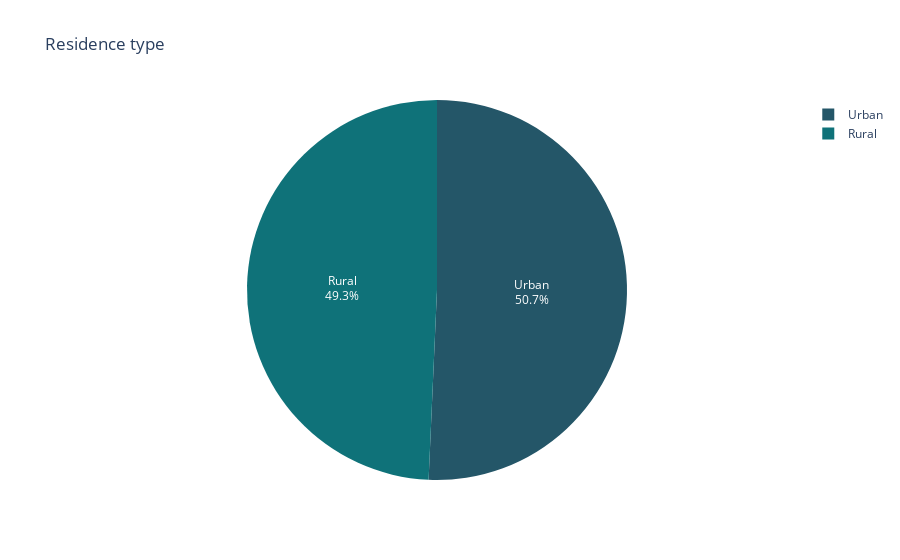

The cell this chart's notebook holds for it:
### Code cell
Residence_types = dict(df['Residence_type'].value_counts())
fig = px.pie(names = Residence_types.keys(),values = Residence_types.values(),title = 'Residence type',color_discrete_sequence=px.colors.sequential.Aggrnyl)
fig.update_traces(textposition='inside', textinfo='percent+label')

### Figure 1 — Plotly figure (JSON) as saved in the notebook; plotly's stock layout.template omitted (floating-point values rounded to 4 significant figures)
{"data": [{"domain": {"x": [0, 1], "y": [0, 1]}, "hovertemplate": "label=%{label}<br>value=%{value}<extra></extra>", "labels": ["Urban", "Rural"], "legendgroup": "", "name": "", "showlegend": true, "textinfo": "percent+label", "textposition": "inside", "type": "pie", "values": [2160, 2100]}], "layout": {"legend": {"tracegroupgap": 0}, "piecolorway": ["rgb(36, 86, 104)", "rgb(15, 114, 121)", "rgb(13, 143, 129)", "rgb(57, 171, 126)", "rgb(110, 197, 116)", "rgb(169, 220, 103)", "rgb(237, 239, 93)"], "title": {"text": "Residence type"}}}
